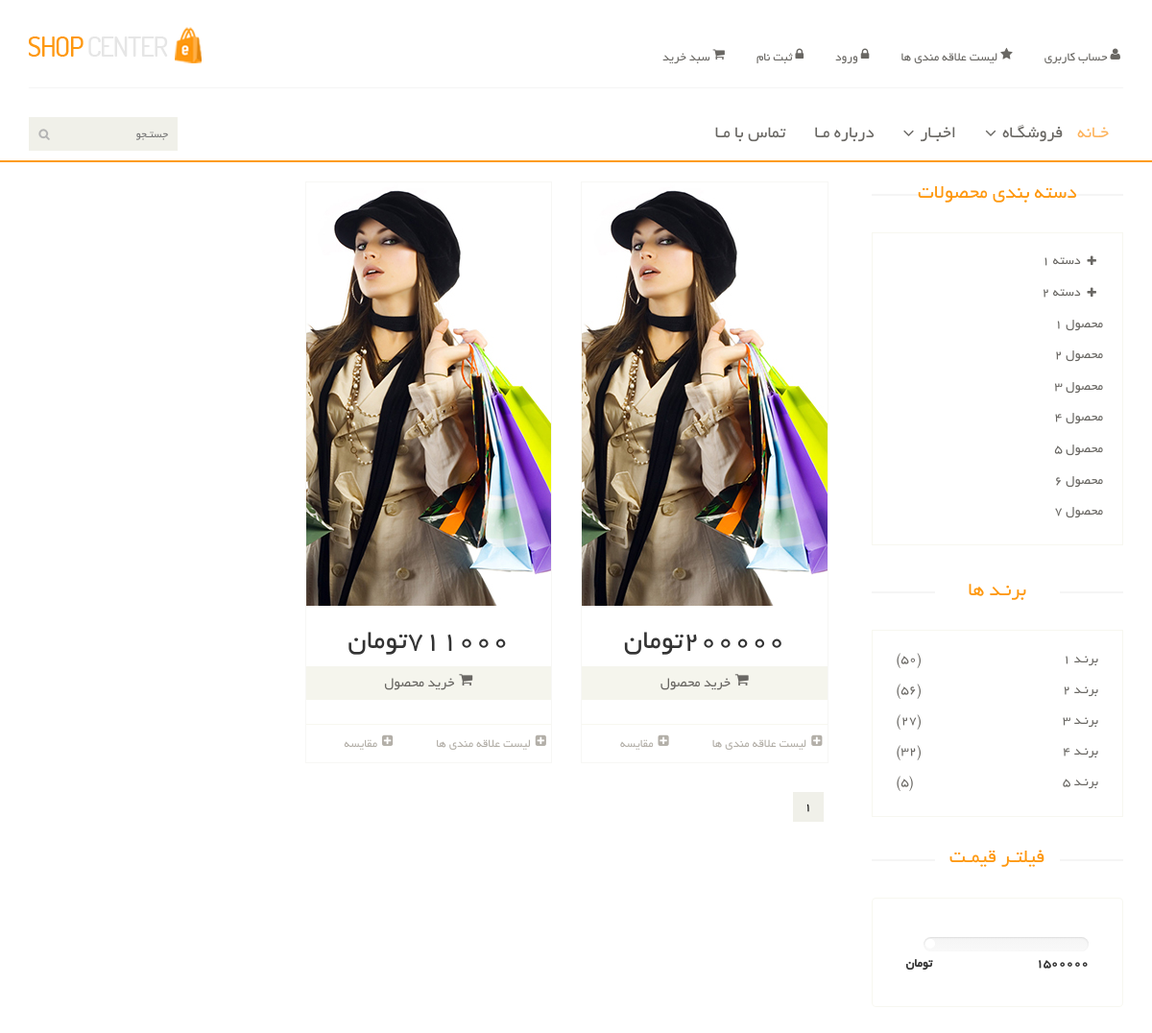
Before: /products/products-class/ (upper part) with the older database file.
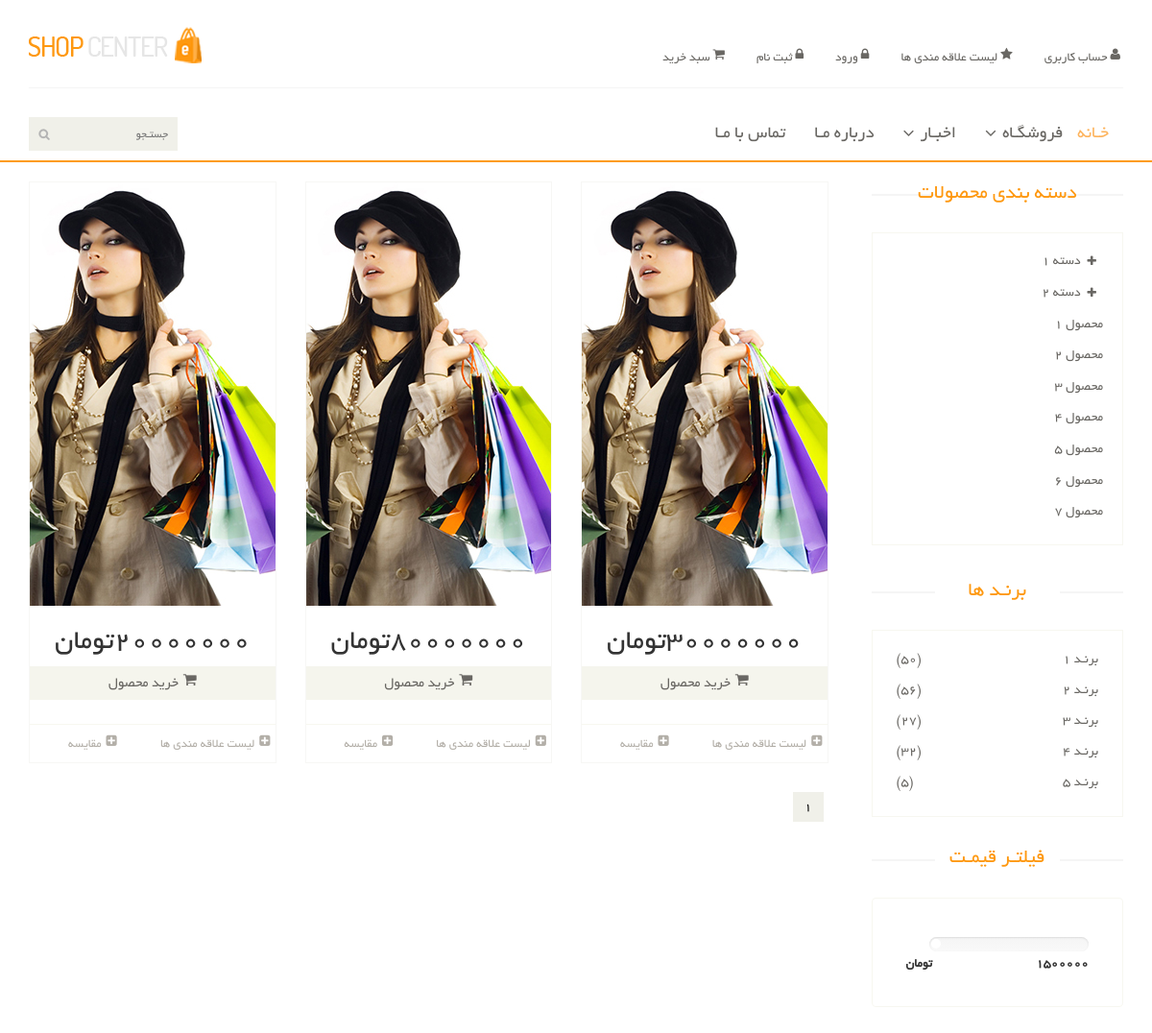
After: the same page with the newer database file.
### Eshop_product/models.py (models this page shows, shortened)
class Product(models.Model):
    title = models.CharField(max_length=150, verbose_name='عنوان')
    description = models.TextField(verbose_name='توضیحات')
    price = models.IntegerField(verbose_name='قیمت')
    image = models.ImageField(upload_to=upload_image_path, null=True, blank=True, verbose_name='تصویر')
    active = models.BooleanField(default=False, verbose_name='فعال / غیرفعال')
    objects = ProductsManager()
    class Meta:
        verbose_name = 'محصول'
        verbose_name_plural = 'محصولات'

### Eshop_product/views.py (the view)
# urls.py: path('products-class/', ProductsList.as_view(), name='products-class'),
class ProductsList(ListView):
    model = Product
    context_object_name = "products"
    template_name = "product/product_list.html"
    paginate_by = 3
    def get_queryset(self):
         return Product.objects.all()

### Eshop_product/templates/product/product_list.html (shortened to what this page needs)
{% extends 'shared/_mainLayout.html' %}
{% load static%}
{% block Content %}
    <section>
		<div class="container">
			<div class="row">
				<div class="col-sm-9 padding-right">
					<div class="features_items">
                        {% for product in products %}
                            <div class="col-sm-4 pull-right" >
							<div class="product-image-wrapper">
								<div class="single-products">
									<div class="Productinfo text-center">
										<img src="{% static 'images/home/girl2.jpg' %}" alt="">
										<h2>{{ product.price}}تومان </h2>
										<a href="" class="btn btn-default add-to-cart"><i class="fa fa-shopping-cart"></i>خرید محصول</a>
									</div>
									<div class="product-overlay">
										<div class="overlay-content">
										</div>
									</div>
								</div>
								<div class="choose">
									<ul class="nav nav-pills nav-justified">
										<li><a href=""><i class="fa fa-plus-square"></i>لیست علاقه مندی ها</a></li>
										<li><a href=""><i class="fa fa-plus-square"></i>مقایسه</a></li>
									</ul>
								</div>
							</div>
						</div>
                        {% endfor %}
                            <ul class="pagination">
                                {% for page in paginator.page_range %}
                                    {% if page == page_obj.number %}
                                        <li><a class="active" href="?page={{ page }}">{{ page }}</a></li>
                                     {% else %}
                                        <li><a href="?page={{ page }}">{{ page }}</a></li>
                                    {% endif %}
                                {% endfor %}
                            </ul>
                            </div>
                            </div>
				<div class="col-sm-3">
					<div class="left-sidebar">
						<h2>دسته بندی محصولات</h2>
						<div class="panel-group category-products" id="accordian">
							<div class="panel panel-default">
								<div class="panel-heading">
									<h4 class="panel-title">
										<a data-toggle="collapse" data-parent="#accordian" href="#sportswear">
											<span class="badge pull-right"><i class="fa fa-plus"></i></span>
											دسته 1
										</a>
									</h4>
								</div>
							</div>
							<div class="panel panel-default">
								<div class="panel-heading">
									<h4 class="panel-title">
										<a data-toggle="collapse" data-parent="#accordian" href="#mens">
											<span class="badge pull-right"><i class="fa fa-plus"></i></span>
											دسته 2
										</a>
									</h4>
								</div>
							</div>
							<div class="panel panel-default">
								<div class="panel-heading">
									<h4 class="panel-title"><a href="#">محصول 1</a></h4>
								</div>
							</div>
							<div class="panel panel-default">
								<div class="panel-heading">
									<h4 class="panel-title"><a href="#">محصول 2</a></h4>
								</div>
							</div>
							<div class="panel panel-default">
								<div class="panel-heading">
									<h4 class="panel-title"><a href="#">محصول 3</a></h4>
								</div>
							</div>
							<div class="panel panel-default">
								<div class="panel-heading">
									<h4 class="panel-title"><a href="#">محصول 4</a></h4>
								</div>
							</div>
							<div class="panel panel-default">
								<div class="panel-heading">
									<h4 class="panel-title"><a href="#">محصول 5</a></h4>
								</div>
							</div>
							<div class="panel panel-default">
								<div class="panel-heading">
									<h4 class="panel-title"><a href="#">محصول 6</a></h4>
								</div>
							</div>
							<div class="panel panel-default">
								<div class="panel-heading">
									<h4 class="panel-title"><a href="#">محصول 7</a></h4>
								</div>
							</div>
						</div>
						<div class="brands_products">
							<h2>برنـد ها</h2>
							<div class="brands-name">
								<ul class="nav nav-pills nav-stacked">
									<li><a href=""> <span class="pull-left">(50)</span>برنـد 1</a></li>
									<li><a href=""> <span class="pull-left">(56)</span>برنـد 2</a></li>
									<li><a href=""> <span class="pull-left">(27)</span>برنـد 3</a></li>
									<li><a href=""> <span class="pull-left">(32)</span>برنـد 4</a></li>
									<li><a href=""> <span class="pull-left">(5)</span>برنـد 5</a></li>
								</ul>
							</div>
						</div>
						<div class="price-range">
							<h2>فیلتـر قیمـت</h2>
							<div class="well">
								 <div class="slider slider-horizontal" style="width: 166px;"></div><br>
								 <b>1500000</b> <b class="pull-left">تومان </b>
							</div>
						</div>
					</div>
				</div>
			</div>
		</div>
	</section>
{% endblock %}

### Eshop_beta/templates/shared/_mainLayout.html (shortened to what this page needs)
{% load static %}
<!DOCTYPE html>
<html lang="en">
<head>
    {% include "shared/_hedarrefrencses.html" %}
</head>
{% include 'shared/header.html' %}
<body>
{% block Content %}{% endblock %}
</body>
</html>

### Eshop_beta/templates/shared/_hedarrefrencses.html (shortened to what this page needs)
{% load static %}
<link href="{% static 'css/bootstrap.min.css' %}" rel="stylesheet">
    <link href="{% static 'css/font-awesome.min.css' %}" rel="stylesheet">
    <link href="{% static 'css/prettyPhoto.css' %}" rel="stylesheet">
    <link href="{% static 'css/price-range.css' %}" rel="stylesheet">
    <link href="{% static 'css/animate.css' %}" rel="stylesheet">
    <link href="{% static 'css/main.css' %}" rel="stylesheet">
    <link href="{% static 'css/responsive.css' %}" rel="stylesheet">

### Eshop_beta/templates/shared/header.html (shortened to what this page needs)
{% load static %}
<header id="header">
    <div class="header-middle">
        <div class="container">
            <div class="row">
                <div class="col-sm-4" style="text-align: left;">
                    <div class="logo">
                        <a href="index.html"><img src="{% static 'images/home/logo.png' %}" alt="Logo"
                                                  style="text-align: center;"/></a>
                    </div>
                </div>
                <div class="col-sm-8 header-middle-menu">
                    <div class="shop-menu pull-right">
                        <ul class="nav navbar-nav">
                            <li><a href="#"><i class="fa fa-user"></i> حساب کاربری</a></li>
                            <li><a href="#"><i class="fa fa-star"></i> لیست علاقه مندی ها</a></li>
                            {% if not request.user.is_authenticated %}
                                <li><a href='/accounts/login/'><i class="fa fa-lock"></i> ورود</a></li>
                                <li><a href="/accounts/Register/"><i class="fa fa-lock"></i> ثبت نام </a></li>
                            {% else %}
                                <li><a href='/admin/logout'><i class="fa fa-lock"></i>خروج </a></li>
                            {% endif %}
                            <li><a href="cart.html"><i class="fa fa-shopping-cart"></i> سبد خرید</a></li>
                        </ul>
                    </div>
                </div>
            </div>
        </div>
    </div>
    <div class="header-bottom">
        <div class="container">
            <div class="row">
                <div class="col-sm-3">
                    <div class="search_box pull-left">
                        <input type="text" placeholder="جستـجو"/>
                    </div>
                </div>
                <div class="col-sm-9">
                    <div class="mainmenu pull-right">
                        <ul class="nav navbar-nav collapse navbar-collapse">
                            <li><a href="/" class="active">خـانه</a></li>
                            <li class="dropdown"><a href="#">فروشگـاه<i class="fa fa-angle-down"></i></a>
                            </li>
                            <li class="dropdown"><a href="#">اخبـار<i class="fa fa-angle-down"></i></a>
                            </li>
                            <li><a href="About.html">درباره مـا</a></li>
                            <li><a href="contact-us.html">تماس با مـا</a></li>
                        </ul>
                    </div>
                </div>
            </div>
        </div>
    </div>
</header>

### Eshop_beta/templates/shared/Footer.html (shortened to what this page needs)
{% load static %}

### Eshop_beta/templates/shared/Footerrefrenc.html (shortened to what this page needs)
{% load static %}

### Eshop_beta/core/static/css/price-range.css (style rules this page uses)
.slider { display: inline-block; vertical-align: middle; position: relative; }
.slider.slider-horizontal { width: 210px; height: 20px; }

Changed rows visible on the page:
changed Product (number 1 of 3 on the later page): price "200000" → "30000000"
changed Product (number 2 of 3 on the later page): price "711000" → "80000000"
added Product: price "20000000"
